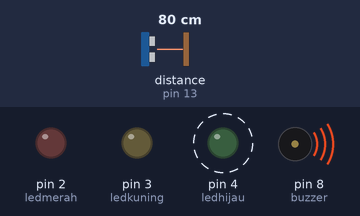
Bench run of a sketch on a simulated Arduino Uno, built with avr-gcc and run on an emulated ATmega328P. Parts: output pins drawn as LEDs (lit = HIGH), buzzer (waves = sounding, pin HIGH). Wiring (inferred from the names in the program): ultrasonic range finder: trigger pin 12; echo pin 13. Dashed ring = blinking. The inputs (shaded band) are chosen by the test bench; at power-on: distance to the obstacle (sensor on pin 13) 80 cm. The echo pulse lasts 58.3 µs per cm; pins used as bus, display or sensor lines are not drawn.

Above: at 1.7 s.
1.8 s: distance to the obstacle (sensor on pin 13) set to 55 cm
5.3 s: distance to the obstacle (sensor on pin 13) set to 45 cm
At 5.71 s:
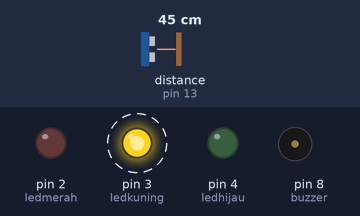
8.8 s: distance to the obstacle (sensor on pin 13) set to 28 cm
12.3 s: distance to the obstacle (sensor on pin 13) set to 22 cm
At 12.53 s:
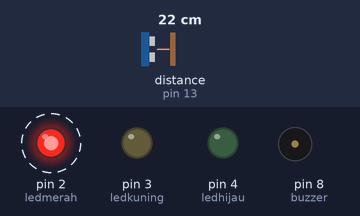
15.8 s: distance to the obstacle (sensor on pin 13) set to 35 cm
At 15.98 s:
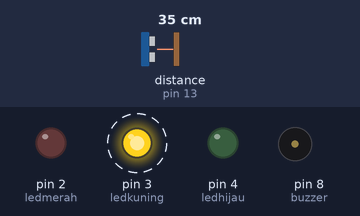
19.3 s: distance to the obstacle (sensor on pin 13) set to 18 cm
At 19.68 s:
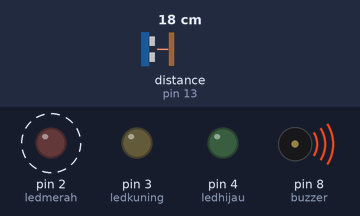
Timing chart, 0 to 23.8 s (numbered marks = the images above; inputs shaded):
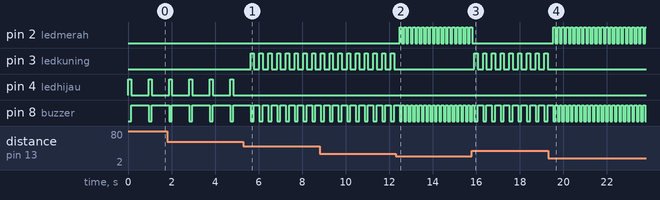

Measured:
- the behaviour switches between 51 and 50 cm on distance to the obstacle (sensor on pin 13) (found by bisection; images 0 and 1)
- the behaviour switches between 26 and 25 cm on distance to the obstacle (sensor on pin 13) (found by bisection; images 1 and 2)
- after the input at 5.3 s, pin 3 (ledkuning): alternates HIGH for 0.15 s and LOW for 0.25 s, starting after 0.34 s; pin 4 (ledhijau): stops changing and stays LOW; pin 8 (buzzer): alternates HIGH for 0.25 s and LOW for 0.15 s, starting after 0.74 s
- after the input at 12.3 s, pin 2 (ledmerah): alternates HIGH for 0.10 s and LOW for 0.10 s, starting after 0.18 s; pin 3 (ledkuning): stops changing and stays LOW; pin 8 (buzzer): alternates HIGH for 0.10 s and LOW for 0.10 s, starting after 0.28 s
- after the input at 15.8 s, pin 2 (ledmerah): goes on until 15.8 s, then stays LOW; pin 3 (ledkuning): alternates HIGH for 0.15 s and LOW for 0.25 s, starting after 0.11 s
- after the input at 19.3 s, pin 2 (ledmerah): alternates HIGH for 0.10 s and LOW for 0.10 s, starting after 0.24 s; pin 3 (ledkuning): stops changing and stays LOW; pin 8 (buzzer): alternates HIGH for 0.10 s and LOW for 0.10 s, starting after 0.34 s
- by itself, pin 4 (ledhijau): alternates HIGH for 0.14 s and LOW for 0.80 s
- by itself, pin 8 (buzzer): alternates HIGH for 0.80 s and LOW for 0.14 s

The sketch:

ultrasonic_distance_alarm.ino
```cpp
const int trigger = 12;
const int echo = 13;
const int buzzer = 8;
const int ledmerah = 2;
const int ledkuning = 3;
const int ledhijau = 4;

int jarak;
unsigned long durasi;

void setup() {
  pinMode(trigger, OUTPUT);
  pinMode(echo, INPUT);
  pinMode(buzzer, OUTPUT);
  pinMode(ledmerah, OUTPUT);
  pinMode(ledkuning, OUTPUT);
  pinMode(ledhijau, OUTPUT);

  // Pastikan buzzer mati saat pertama kali nyala (Active-Low = HIGH)
  digitalWrite(buzzer, HIGH);
}

void loop() {
  digitalWrite(trigger, LOW);
  delayMicroseconds(2);
  digitalWrite(trigger, HIGH);
  delayMicroseconds(10);
  digitalWrite(trigger, LOW);

  durasi = pulseIn(echo, HIGH);
  jarak = (durasi / 2.0) * 0.034766;

  if (jarak >= 1 && jarak <= 10) {
    // Zona 1 (<= 10 cm): Merah Kedip Super Cepat
    digitalWrite(ledkuning, LOW);
    digitalWrite(ledhijau, LOW);

    digitalWrite(buzzer, LOW);   // Bunyi
    digitalWrite(ledmerah, HIGH);
    delay(850);
    digitalWrite(buzzer, HIGH);  // Mati
    digitalWrite(ledmerah, LOW);
    delay(100);
  }
  else if (jarak > 10 && jarak <= 25) {
    // Zona 2 (10 - 25 cm): Merah Kedip Cepat
    digitalWrite(ledkuning, LOW);
    digitalWrite(ledhijau, LOW);

    digitalWrite(buzzer, LOW);   // Bunyi
    digitalWrite(ledmerah, HIGH);
    delay(100);
    digitalWrite(buzzer, HIGH);  // Mati
    digitalWrite(ledmerah, LOW);
    delay(100);
  }
  else if (jarak > 25 && jarak <= 50) {
    // Zona 3 (25 - 50 cm): Kuning Kedip Sedang
    digitalWrite(ledmerah, LOW);
    digitalWrite(ledhijau, LOW);

    digitalWrite(buzzer, LOW);   // Bunyi
    digitalWrite(ledkuning, HIGH);
    delay(150);
    digitalWrite(buzzer, HIGH);  // Mati
    digitalWrite(ledkuning, LOW);
    delay(250);
  }
  else if (jarak > 50 && jarak <= 80) {
    // Zona 4 (50 - 80 cm): Hijau Kedip Santai
    digitalWrite(ledmerah, LOW);
    digitalWrite(ledkuning, LOW);

    digitalWrite(buzzer, LOW);   // Bunyi
    digitalWrite(ledhijau, HIGH);
    delay(135);
    digitalWrite(buzzer, HIGH);  // Mati
    digitalWrite(ledhijau, LOW);
    delay(800);
  }
  else {
    // Zona 5 (> 80 cm atau 0 cm): Luar Jangkauan / Kosong (SEMUA MATI)
    digitalWrite(buzzer, HIGH);
    digitalWrite(ledmerah, LOW);
    digitalWrite(ledkuning, LOW);
    digitalWrite(ledhijau, LOW);
  }
}
```
